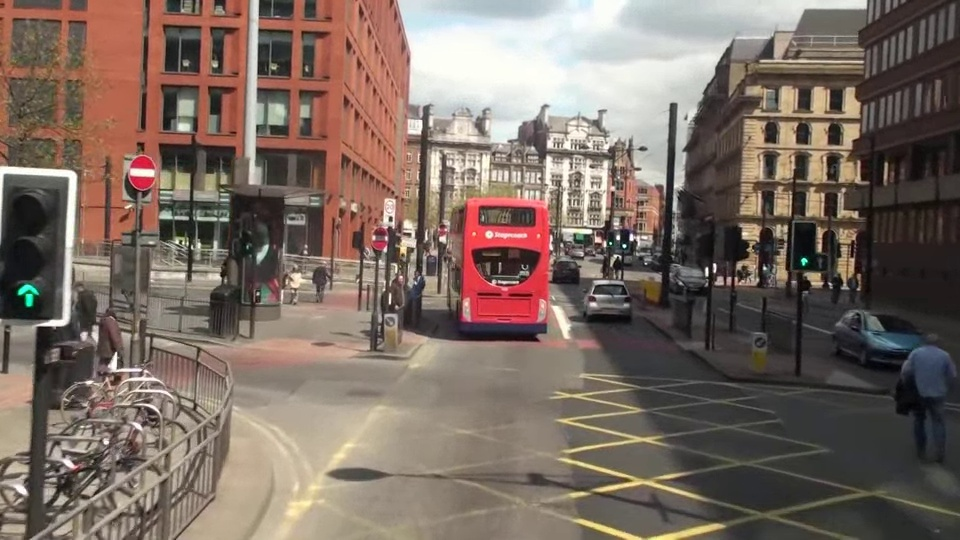
#> input picture 0402/image/mot_color70.jpg, 960 x 540 px
$ python 1_SIFT_feature_extraction.py
#> lines starting #> are read from the running program, lines starting #| are printed output that depends on the picture
import cv2
import matplotlib.pyplot as plt


image_path = "./image/mot_color70.jpg"
image = cv2.imread(image_path)
#> image is the input picture: shape (540, 960, 3); mean B, G, R 98.4, 107.7, 123.2
gray = cv2.cvtColor(image, cv2.COLOR_BGR2GRAY)
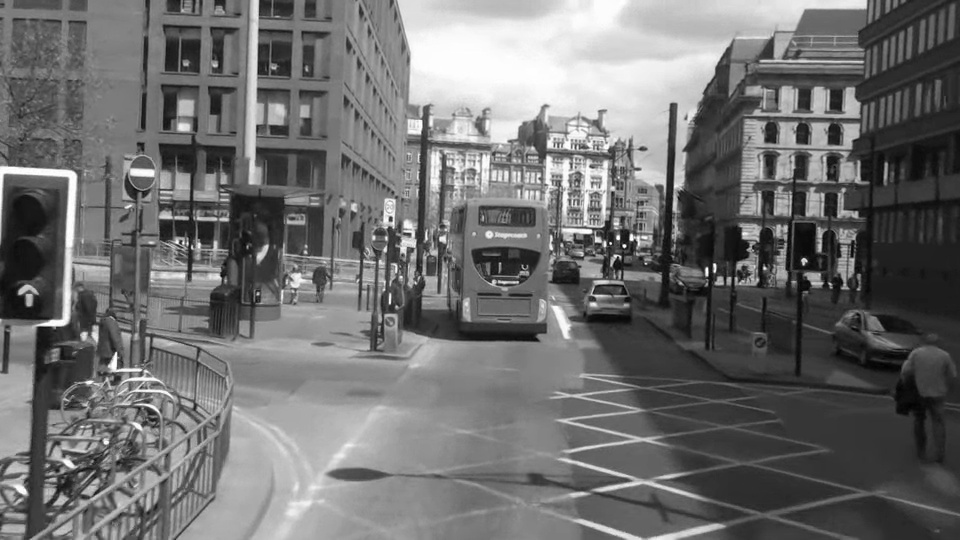
#> gray: shape (540, 960); min 1, max 255, mean 111.3

# SIFT 객체 생성
sift = cv2.SIFT_create()

# 특징점 검출 및 기술자 계산
keypoints, descriptors = sift.detectAndCompute(gray, None)
#> keypoints = 4415 keypoints; strongest (x, y, size): (624, 246, 2.5), (618, 238, 3.1), (804, 261, 4.3), (707, 269, 2.6)

# 특징점을 원본 이미지에 시각화
drawn_image = cv2.drawKeypoints(image, keypoints, None, flags=cv2.DRAW_MATCHES_FLAGS_DRAW_RICH_KEYPOINTS)
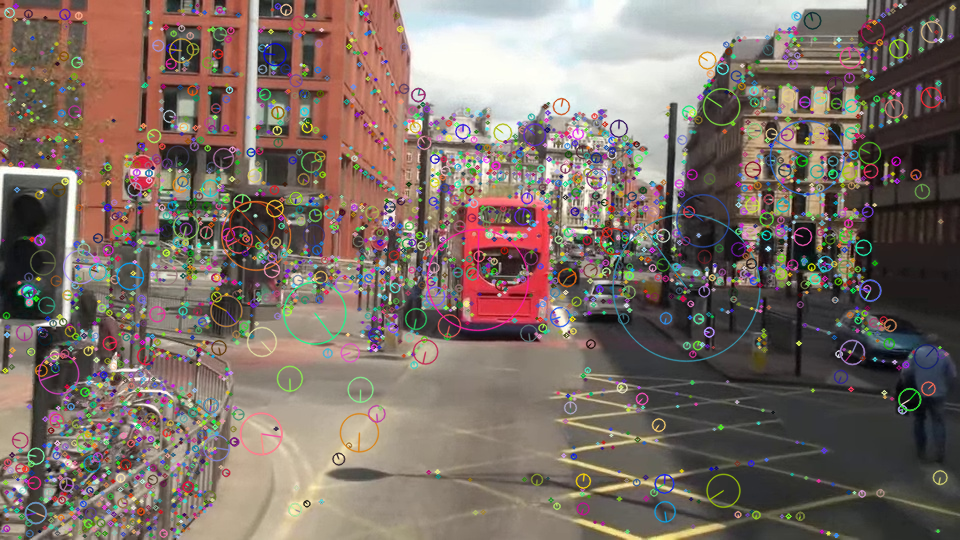
#> drawn_image: shape (540, 960, 3); mean B, G, R 102.1, 110.2, 124.2

# 결과 출력
plt.figure(figsize=(10, 5))
plt.subplot(1, 2, 1)
plt.title("Original Image")
plt.imshow(cv2.cvtColor(image, cv2.COLOR_BGR2RGB))
plt.axis("off")

plt.subplot(1, 2, 2)
plt.title("SIFT Keypoints")
plt.imshow(cv2.cvtColor(drawn_image, cv2.COLOR_BGR2RGB))
plt.axis("off")

plt.show()
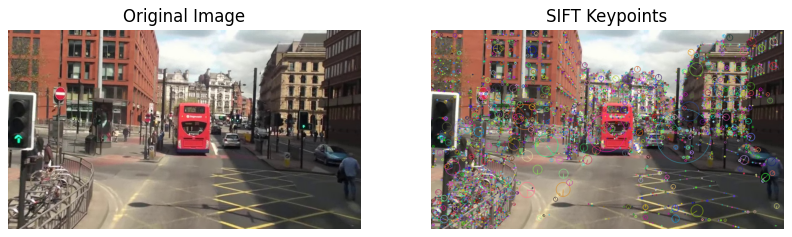
#> figure drawn by matplotlib, 2 panels

$ run again, with 0402/image/mot_color83.jpg copied over 0402/image/mot_color70.jpg
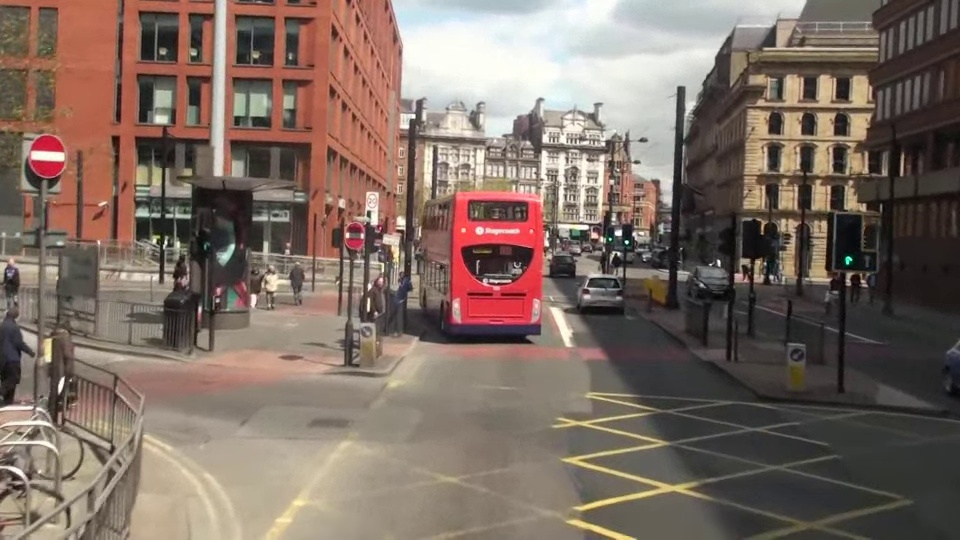
#> input picture 0402/image/mot_color83.jpg, 960 x 540 px
#> image is the input picture: shape (540, 960, 3); mean B, G, R 99.1, 108.8, 125.8
#> `gray = cv2.cvtColor(image, cv2.COLOR_BGR2GRAY)`:
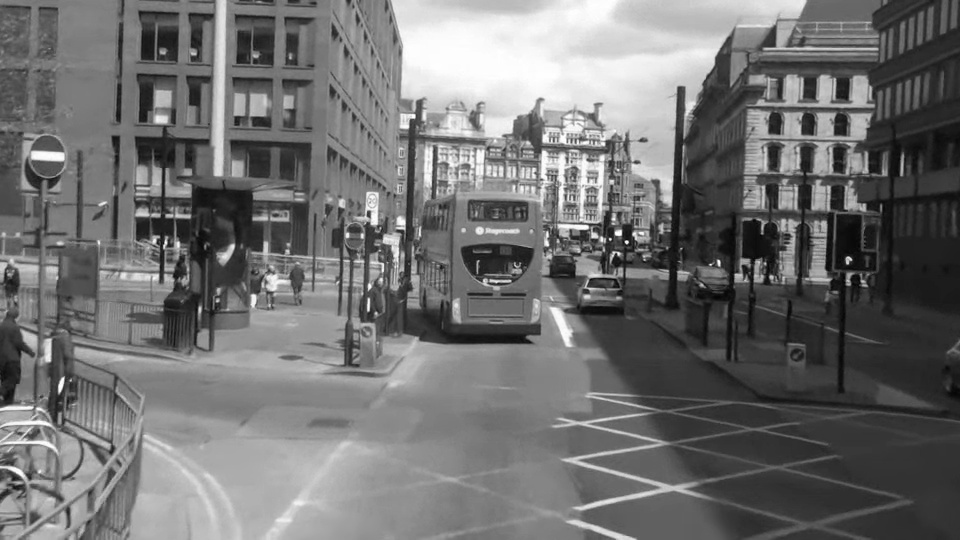
#> gray: shape (540, 960); min 1, max 255, mean 112.8
#> keypoints = 4096 keypoints; strongest (x, y, size): (627, 242, 2.5), (618, 233, 4.8), (610, 239, 1.9), (848, 260, 4.9)
#> `plt.show()`:
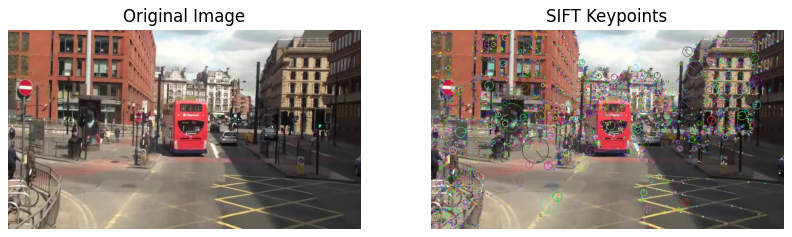
#> figure drawn by matplotlib, 2 panels

$ run again, with 0402/image/img1.jpg copied over 0402/image/mot_color70.jpg
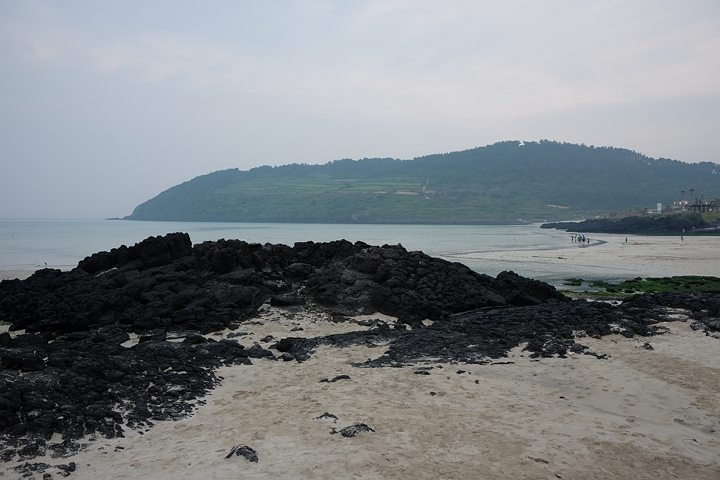
#> input picture 0402/image/img1.jpg, 720 x 480 px
#> image is the input picture: shape (480, 720, 3); mean B, G, R 134.2, 130.6, 125.7
#> `gray = cv2.cvtColor(image, cv2.COLOR_BGR2GRAY)`:
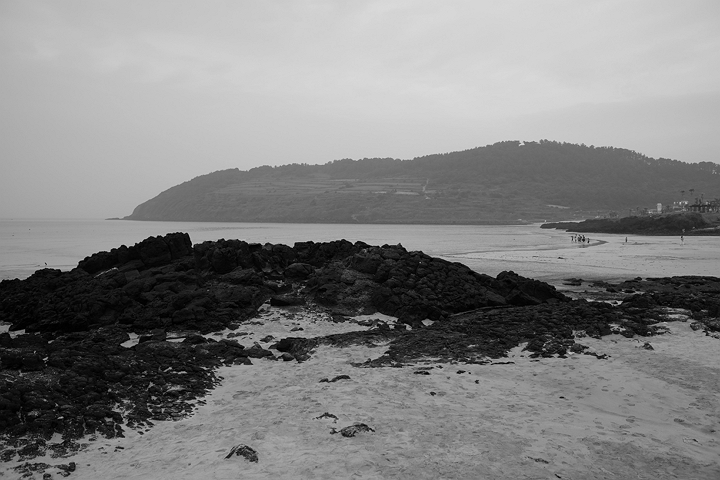
#> gray: shape (480, 720); min 0, max 219, mean 129.5
#> keypoints = 927 keypoints; strongest (x, y, size): (619, 303, 2.6), (427, 373, 2.2), (205, 368, 1.9), (440, 367, 2.1)
#> `plt.show()`:
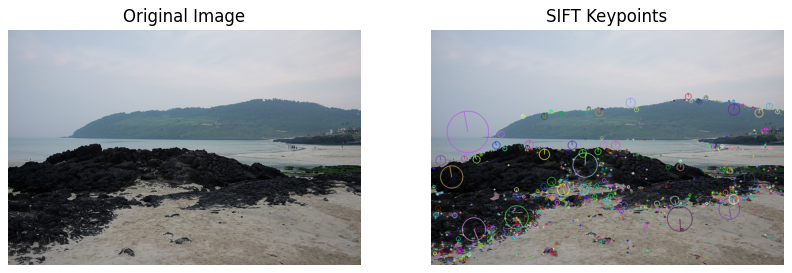
#> figure drawn by matplotlib, 2 panels

$ run again, with 0402/image/img2.jpg copied over 0402/image/mot_color70.jpg
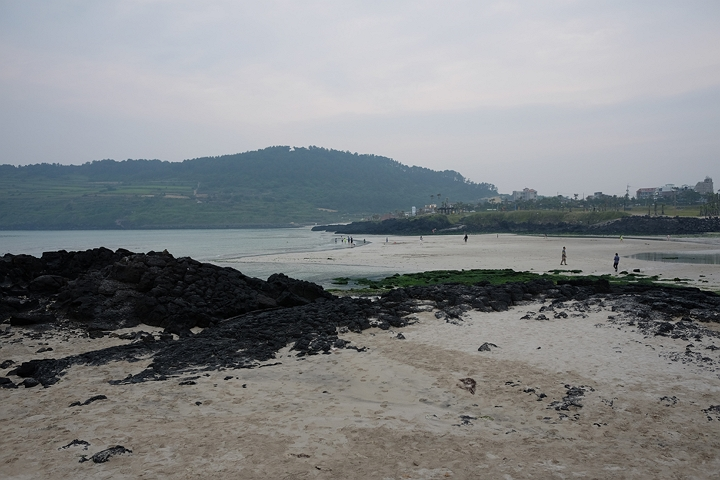
#> input picture 0402/image/img2.jpg, 720 x 480 px
#> image is the input picture: shape (480, 720, 3); mean B, G, R 134.4, 132.3, 129.6
#> `gray = cv2.cvtColor(image, cv2.COLOR_BGR2GRAY)`:
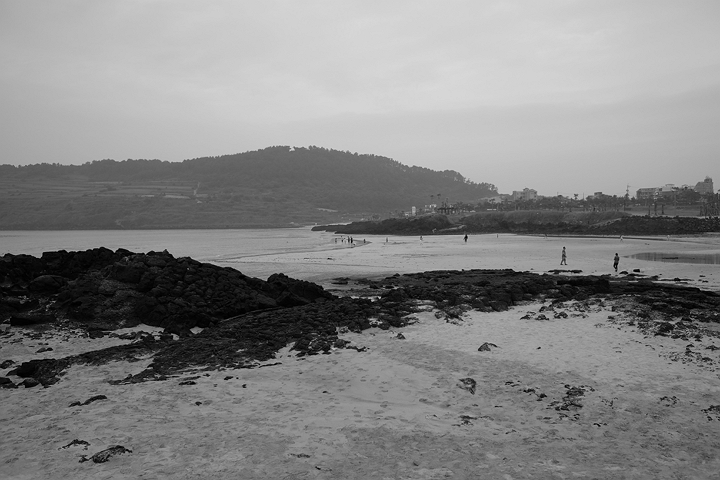
#> gray: shape (480, 720); min 0, max 218, mean 131.7
#> keypoints = 965 keypoints; strongest (x, y, size): (466, 237, 2), (638, 270, 2.3), (635, 270, 1.9), (244, 386, 2.5)
#> `plt.show()`:
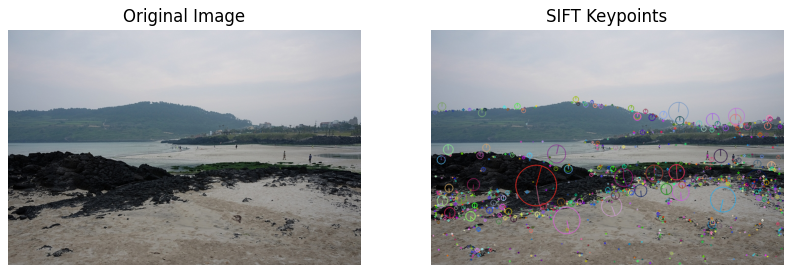
#> figure drawn by matplotlib, 2 panels
